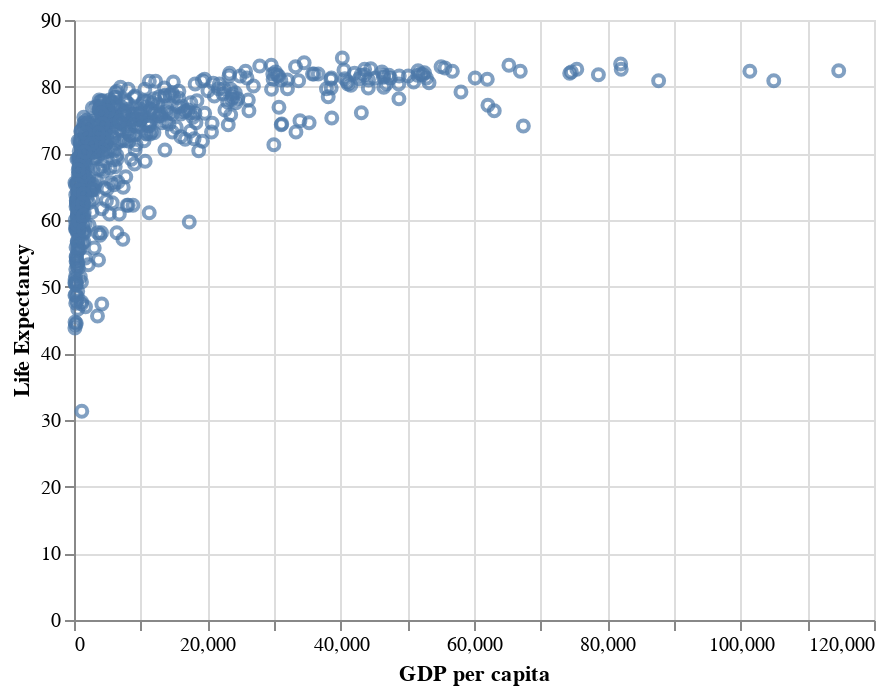

Write notebook code for a chart like this one.
### Markdown cell above
<!-- BEGIN QUESTION -->

### Question 1ai. Different marks

The cell below is a copy of the previous cell. Have a look at the [documentation on marks](https://altair-viz.github.io/user_guide/marks.html) for a list of the possible mark types. Try out a few alternatives to see what they look like! Once you're satisfied, change the mark to points.

### Code cell
# basic scatterplot
alt.Chart(data).mark_point().encode( # your turn here
    x = 'GDP per capita',
    y = 'Life Expectancy'
)

### Figure 1 — Vega-Lite specification as saved in the notebook (floating-point values rounded to 4 significant figures; data arrays with more than 128 entries replaced by an {"elided": "..."} marker saying what was removed)
{"config": {"view": {"continuousWidth": 400, "continuousHeight": 300}}, "data": {"name": "data-29977ff87bd5cb58512af82a56f9552e"}, "mark": "point", "encoding": {"x": {"field": "GDP per capita", "type": "quantitative"}, "y": {"field": "Life Expectancy", "type": "quantitative"}}, "$schema": "https://vega.github.io/schema/vega-lite/v4.17.0.json", "datasets": {"data-29977ff87bd5cb58512af82a56f9552e": {"elided": "620 records"}}}
